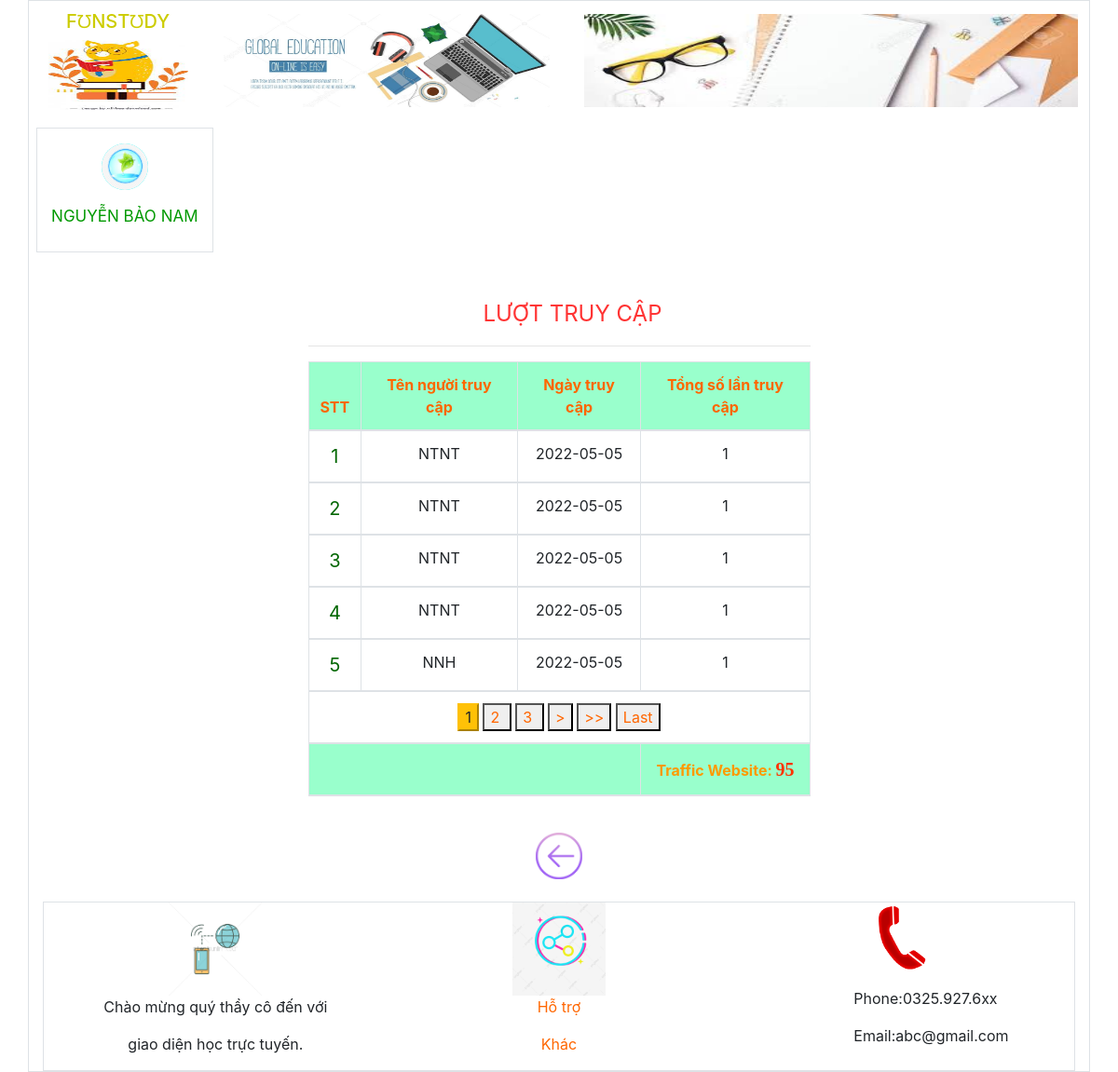
The page /ThongKe.php?Ma=AT on the database its author committed.
### tables this page shows
CREATE TABLE `admin_truong` (
  `MaAD` varchar(20) NOT NULL,
  `TenAD` varchar(50) NOT NULL,
  `Email` varchar(50) NOT NULL,
  `MaTruong` int(10) NOT NULL,
  PRIMARY KEY  (`MaAD`),
  KEY `MaTruong` (`MaTruong`)
);

CREATE TABLE `taikhoan` (
  `MaTK` varchar(50) NOT NULL,
  `MatKhau` varchar(50) NOT NULL,
  `Anh` varchar(50) NOT NULL,
  `ChucDanh` varchar(20) NOT NULL,
  `MaAD` varchar(20) NOT NULL,
  PRIMARY KEY  (`MaTK`),
  KEY `MaAdmin` (`MaAD`),
  KEY `MaAdmin_2` (`MaAD`)
);

CREATE TABLE `luottruycap` (
  `MaTruyCap` int(10) NOT NULL auto_increment,
  `TenTruyCap` varchar(50) NOT NULL,
  `NgayTruyCap` date NOT NULL,
  `SoLanTruyCap` int(10) NOT NULL,
  `MaAD` varchar(20) NOT NULL,
  PRIMARY KEY  (`MaTruyCap`),
  KEY `MaAD` (`MaAD`)
);

### ThongKe.php (the view, shortened to what this page needs)
<!DOCTYPE html PUBLIC "-//W3C//DTD XHTML 1.0 Transitional//EN" "http://www.w3.org/TR/xhtml1/DTD/xhtml1-transitional.dtd">
<html xmlns="http://www.w3.org/1999/xhtml">
<head>
<link rel="stylesheet" type="text/css" href="css/bootstrap.css"/>
</head>
<body>
<div class="container h-600 w-100 border">
	<div class="row">
    <div class="row header"  id="codinh" >
    	<div class="col-xs-2 col-sm-2 col-md-2 col-lg-2 h-200">
            <center><h5>F℧NST℧DY</h5><img src="img/lg.jpg" width="150px" height="75px" /></center>
        </div>
        <div class="col-xs-4 col-sm-4 col-md-4 col-lg-4 h-200 m-1">
        	<img src="img/bner.jpg" width="350px" height=100px"  />
        </div>
        <div class="col-xs-4 col-sm-4 col-md-4 col-lg-4 h-200 m-1">
        	<img src="img/banner.jpg" width="530px" height=100px"  />
        </div>
    </div>
    </div>
    <div class="row">
    	<div class="col-xs-2 col-sm-2 col-md-2 col-lg-2 h-100 border m-2">
        <div>
        	<?php
                                                include_once("Controller/cTK(AD).php");
				$p=new cTKad();
				$hien=$p->info();
				$cot=mysql_fetch_assoc($hien);
					 	echo "<center>";?>
						<img src="<?php echo "img/".$cot['Anh']; ?>" height="50px" width="50px" class="rounded-circle">
						<?php echo "</center>";?>
                        <center>
                        <?php
							echo "<te>".$cot['TenAD']."</te>";
						?>
                        </center>
                                                 </div>
        <br />
        </div>
<div class="container">
</div>
     <div class="col0xs-12 col-sm-12 col-md-12 col-lg-12">
     <br />
                &nbsp;&nbsp;&nbsp;&nbsp;&nbsp;&nbsp;&nbsp;<x>LƯỢT TRUY CẬP</x>
        <div class="row">
        <div class="col-xs-3 col-sm-3 col-md-3 col-lg-3">
        </div>
        <div class="col-xs-6 col-sm-6 col-md-6 col-lg-6">
            <hr>
        <center>
        <table class="table table-bordered">
          <thead>
            <tr>
              <th><center><ui>STT<ui></center></th>
              <th><center><ui>Tên người truy cập<ui></center></th>
              <th><center><ui>Ngày truy cập<ui></center></th>
              <th><center><ui>Tổng số lần truy cập<ui></center></th>
            </tr>
            <?php
				include_once("Controller/cTK.php");
				$p=new cad();
				$h=$p->Tke();
				$i=$p->Tong();
				$cot=mysql_fetch_assoc($i);
				while($co=mysql_fetch_assoc($h)){
			?>
            <tr>
            	<td><center><tk><?php echo $co['MaTruyCap']?></tk></center></td>
                <td><center><?php echo $co['TenTruyCap']?></center></td>
                <td><center><?php echo $co['NgayTruyCap']?></center></td>
                <td><center><?php echo $co['SoLanTruyCap']?></center></td>
            </tr>
            <?php
            }
			?>
            <tr>
            	<td colspan="4">
                <center><?php
				$p->pageTke();
                ?></center></td>
            </tr>
             <tr>
             	<th colspan="3"></th>
                <strong><th><center><n>Traffic Website:&nbsp;<?php
				echo "<t>".$cot['Tong']."</t>";?></n></center></th></strong>
            </tr>
          </thead>
        </table>
        <br/>
        <center><a href="home(AD).php?Ma=<?php echo $_GET['Ma']?>"><img src="img/tve.png" height="50px" width="50px"/></a></center>
    </div>
    <div class="col-xs-1 col-sm-1 col-md-1 col-lg-1">
    </div>
     </div>
     <div class="col-xs-12 col-sm-12 col-md-12 col-lg-12 border">
     	<div class="row">
        	<div class="col-xs-4 col-sm-4 col-md-4 col-lg-4">
            <center><img src="img/on.png" width="100" height="100"/><center></center>
                </center><center><p>Chào mừng quý thầy cô đến với <p/><p>giao diện học trực tuyến.</p></center>
            </div>
            <div class="col-xs-4 col-sm-4 col-md-4 col-lg-4">
            <center><img src="img/lk.jpg" width="100" height="100"/><center></center>
                </center><center><a href="#">Hỗ trợ</a><p></p></center>
                </center><center><a href="#">Khác</a><p></p></center>
            </div>
            <div class="col-xs-4 col-sm-4 col-md-4 col-lg-4">
            <center><img src="img/dt.gif" width="75" height="75"/><center></center><p></p>
                </center>&nbsp;&nbsp;&nbsp;&nbsp;&nbsp;&nbsp;&nbsp;&nbsp;&nbsp;&nbsp;&nbsp;&nbsp;&nbsp;&nbsp;&nbsp;&nbsp;&nbsp;&nbsp;&nbsp;&nbsp;
                &nbsp;&nbsp;&nbsp;&nbsp;&nbsp;Phone:0325.927.6xx<p></p>
                </center>&nbsp;&nbsp;&nbsp;&nbsp;&nbsp;&nbsp;&nbsp;&nbsp;&nbsp;&nbsp;&nbsp;&nbsp;&nbsp;&nbsp;&nbsp;&nbsp;&nbsp;&nbsp;&nbsp;&nbsp;
                &nbsp;&nbsp;&nbsp;&nbsp;&nbsp;Email:abc@gmail.com
            </div>
        </div>
    </div>
  </div>
</div>

### ThongKe.php (style rules this page uses)
te { color:#090; font-size:17px; }
th { background-color:#9FC; }
t { color:#F30; font-size:20px; font-family:"Comic Sans MS", cursive; }
ui { color:#F60; }
tk { color:#060; font-size:20px; }
x { color:#F33; font-size:24px; }
n { color:#F90; }
a { color:#F60; }
.rounded-circle { background-color:#0FF; }
h5 { color:#CC0; }
.header { padding: 10px 16px; }

### rows shown on the page
admin_truong: taikhoan.Anh (picture), TenAD "NGUYỄN BẢO NAM"
luottruycap: MaTruyCap "1", TenTruyCap "NTNT", NgayTruyCap "2022-05-05", SoLanTruyCap "1"
luottruycap: MaTruyCap "2", TenTruyCap "NTNT", NgayTruyCap "2022-05-05", SoLanTruyCap "1"
luottruycap: MaTruyCap "3", TenTruyCap "NTNT", NgayTruyCap "2022-05-05", SoLanTruyCap "1"
luottruycap: MaTruyCap "4", TenTruyCap "NTNT", NgayTruyCap "2022-05-05", SoLanTruyCap "1"
luottruycap: MaTruyCap "5", TenTruyCap "NNH", NgayTruyCap "2022-05-05", SoLanTruyCap "1"

### other values the page prints
$cot['Tong'] "95"
